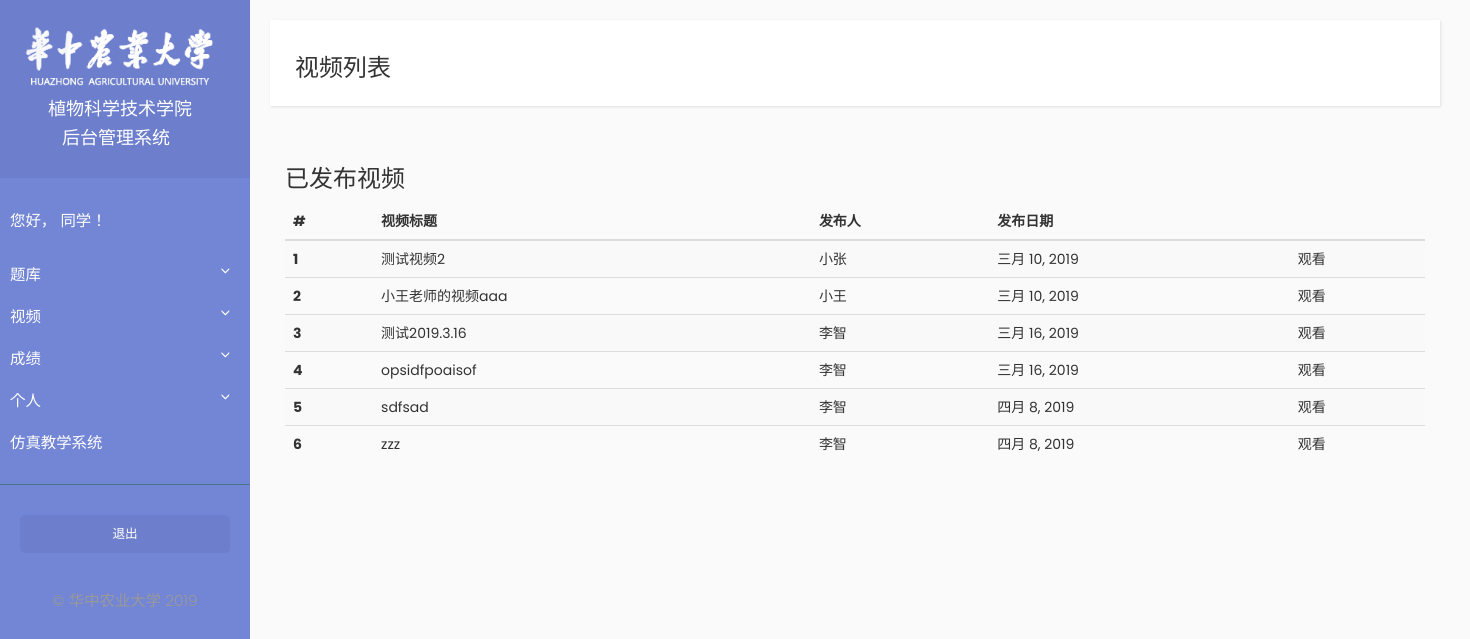
/student/video_list (signed in), run on an earlier commit of the app's database.
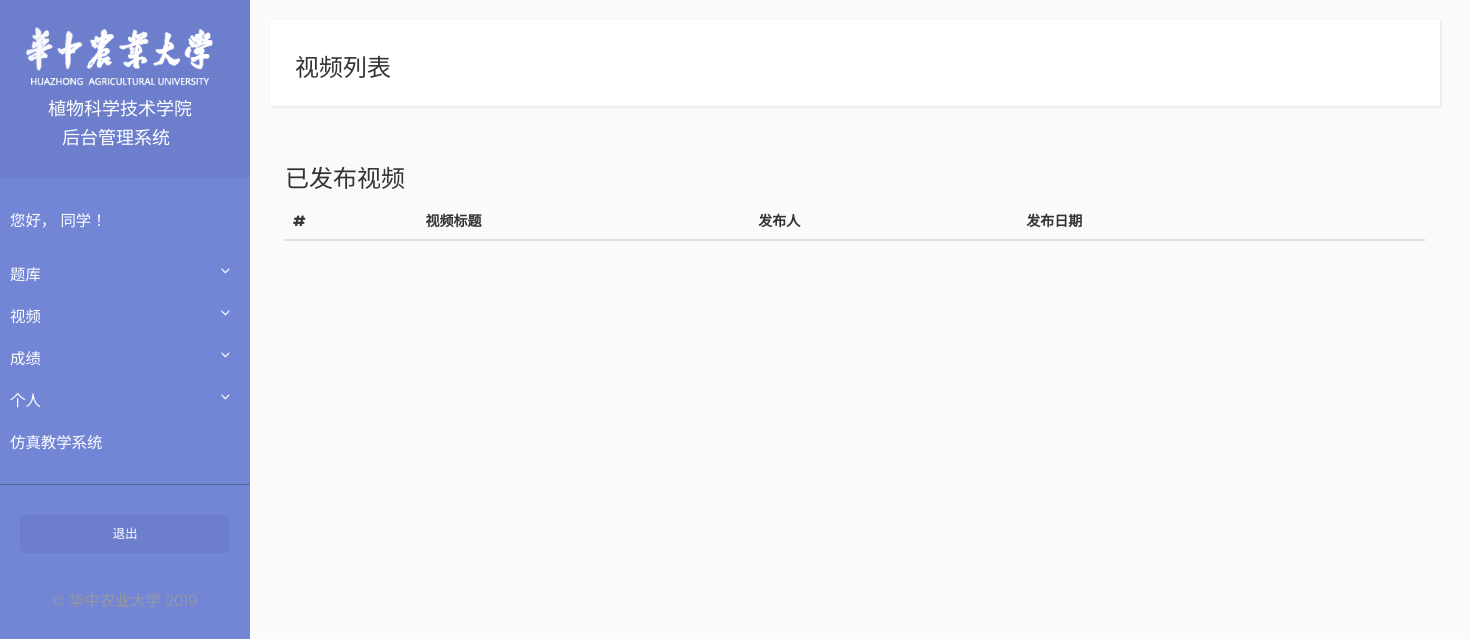
And on a later commit of the database.
### Video/models.py (models this page shows)
class Video(models.Model):
    title = models.CharField(max_length=255)
    teacher = models.ForeignKey(Teacher, on_delete=models.CASCADE)
    upload_date = models.DateField(auto_now=True)
    video = models.FileField(upload_to=user_directory_path)

### Teacher/models.py (models this page shows, shortened)
class Teacher(models.Model):
    user = models.OneToOneField(User, on_delete=models.CASCADE)
    name = models.CharField(max_length=10)

### Student/views.py (the view)
# urls.py: path('video_list', views.video_list, name='video_list'),
@login_required
def video_list(request):
    videos = Video.objects.all()
    context = {'videos': videos}
    return render(request, 'student/video_list.html', context=context)

### Student/templates/student/video_list.html (shortened to what this page needs)
{% extends "student/base.html" %}
{% block title_block %}
<h3>视频列表</h3>
{% endblock %}
{% block content_block%}
<div class="container">
    <h3>已发布视频</h3>
    <table class="table table-striped">
        <thead>
            <tr>
                <th scope="col">#</th>
                <th scope="col">视频标题</th>
                <th scope="col">发布人</th>
                <th scope="col">发布日期</th>
                <th scope="col"></th>
            </tr>
        </thead>
        <tbody>
            {% for video in videos %}
                <tr>
                    <th scope="row">{{ forloop.counter }}</th>
                    <td>{{ video.title }}</td>
                    <td>{{ video.teacher.name }}</td>
                    <td>{{ video.upload_date|date }}</td>
                    <td><a href="{% url 'video:video_play' video.pk %}">观看</a></td>
                </tr>
            {% endfor %}
        </tbody>
    </table>
</div>
{% endblock %}

### Student/templates/student/base.html (shortened to what this page needs)
<!DOCTYPE html>
{% load static %}
<html>
    <head>
        <link rel="stylesheet" href="https://maxcdn.bootstrapcdn.com/bootstrap/3.3.7/css/bootstrap.min.css">
        <link rel="stylesheet" href="{% static 'basic/css/sidebar.css' %}">
    </head>
    <body>
    <div class="wrapper">
        <nav id="sidebar">
            <div class="sidebar-header">
                <img src="{% static 'basic/image/title_logo.png' %}"  width="200" alt="logo">
                <h4>&nbsp;&nbsp;&nbsp;&nbsp;&nbsp;&nbsp;植物科学技术学院</h4>
                <h4>&nbsp;&nbsp;&nbsp;&nbsp;&nbsp;&nbsp;&nbsp;&nbsp;&nbsp;后台管理系统</h4>
            </div>
            <ul class="list-unstyled components">
                <p>您好，{{ user.student.name }} 同学！</p>
                <li class="">
                    <a href="#ExaminationSubmenu" data-toggle="collapse" aria-expanded="false">题库</a>
                </li>
                <li>
                    <a href="#VideoSubmenu" data-toggle="collapse" aria-expanded="false">视频</a>
                </li>
                <li>
                    <a href="#ScoreSubmenu" data-toggle="collapse" aria-expanded="false">成绩</a>
                </li>
                <li>
                    <a href="#PersonSubmenu" data-toggle="collapse" aria-expanded="false">个人</a>
                </li>
                <li>
                    <a href="http://144.202.122.52/unity_index.html">仿真教学系统</a>
                </li>
            </ul>
            <ul class="list-unstyled CTAs">
                <li><a href="{% url 'teacher:logout' %}" class="article">退出</a></li>
            </ul>
            <p class="mt-5 mb-3 text-center text-white">&copy; 华中农业大学 2019</p>
        </nav>
        <div id="content">
            <nav class="navbar navbar-default">
                <div class="container-fluid">
                    <div class="navbar-header">
                    {% block title_block %}
                    {% endblock %}
                    </div>
                </div>
            </nav>
            {% block content_block%}
            {% endblock %}
        </div>
    </div>
    </body>
</html>

### Basic/static/basic/css/sidebar.css (style rules this page uses)
body { font-family: 'Poppins', sans-serif; background: #fafafa; }
p { font-family: 'Poppins', sans-serif; font-size: 1.1em; font-weight: 300; line-height: 1.7em; color: #999; }
a, a:hover, a:focus { color: inherit; text-decoration: none; transition: all 0.3s; }
.navbar { padding: 15px 10px; background: #fff; border: none; border-radius: 0; margin-bottom: 40px; box-shadow: 1px 1px 3px rgba(0, 0, 0, 0.1); }
.wrapper { display: flex; align-items: stretch; perspective: 1500px; }
#sidebar { min-width: 250px; max-width: 250px; background: #7386D5; color: #fff; transition: all 0.6s cubic-bezier(0.945, 0.020, 0.270, 0.665); transform-origin: bottom left; }
#sidebar .sidebar-header { padding: 20px; background: #6d7fcc; }
#sidebar ul.components { padding: 20px 0; border-bottom: 1px solid #47748b; }
#sidebar ul p { color: #fff; padding: 10px; }
#sidebar ul li a { padding: 10px; font-size: 1.1em; display: block; }
a[data-toggle="collapse"] { position: relative; }
a[aria-expanded="false"]::before, a[aria-expanded="true"]::before { content: '\e259'; display: block; position: absolute; right: 20px; font-family: 'Glyphicons Halflings'; font-size: 0.6em; }
ul.CTAs { padding: 20px; }
ul.CTAs a { text-align: center; font-size: 0.9em !important; display: block; border-radius: 5px; margin-bottom: 5px; }
a.article, a.article:hover { background: #6d7fcc !important; color: #fff !important; }
#content { padding: 20px; min-height: 100vh; transition: all 0.3s; }

What changed in the data, as far as the page shows it:
removed Video: title "测试视频2", teacher.name "小张", upload_date "三月 10, 2019"
removed Video: title "小王老师的视频aaa", teacher.name "小王", upload_date "三月 10, 2019"
removed Video: title "测试2019.3.16", teacher.name "李智", upload_date "三月 16, 2019"
removed Video: title "opsidfpoaisof", teacher.name "李智", upload_date "三月 16, 2019"
removed Video: title "sdfsad", teacher.name "李智", upload_date "四月 8, 2019"
removed Video: title "zzz", teacher.name "李智", upload_date "四月 8, 2019"
